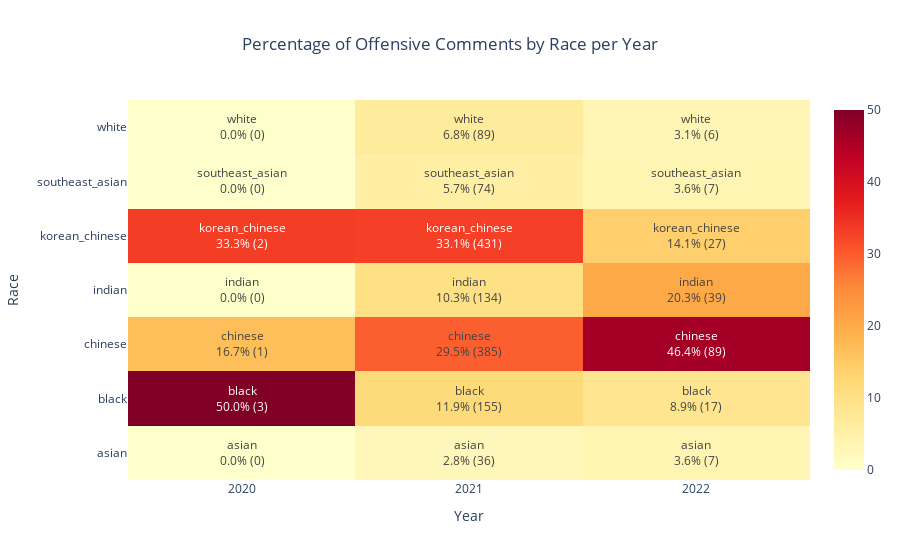

Notebook cell for this chart:
### Code cell
# pandas 관련 import
import pandas as pd

# plotly 관련 import
import plotly.graph_objects as go # 커스터마이징 가능한 시각화 객체 제공

# 데이터프레임 로딩 관련 import 
from module.df.data_loader import get_race_year_df  # 인종-연도별 집계 데이터 로딩 

# 인종-연도별 집계 데이터프레임 로딩
df = get_race_year_df()

# count 값을 실수형(float)으로 변환 (정확한 비율 계산을 위함)
df["count"] = df["count"].astype(float)

# 연도별 전체 댓글 수 대비 비율(%)을 계산하여 'percentage' 열에 저장
df["percentage"] = df.groupby("year")["count"].transform(lambda x: x / x.sum() * 100)

# 히트맵 시각화를 위한 비율(percentage) 피벗 테이블 생성 (행: 인종, 열: 연도, 값: 비율)
z = df.pivot(index="race", columns="year", values="percentage").fillna(0)

# 라벨 텍스트 출력을 위한 count 피벗 테이블 생성 (행: 인종, 열: 연도, 값: 댓글 수)
counts = df.pivot(index="race", columns="year", values="count").fillna(0)

# 텍스트 라벨을 저장할 빈 DataFrame 생성 (x와 동일한 인덱스/컬럼 구조)
text = pd.DataFrame(index=z.index, columns=z.columns)

# 각 셀마다 race, percentage, count 정보를 조합해 텍스트 레이블 생성
for row in z.index:
    for col in z.columns:
        pct = z.loc[row, col] # 비율 값
        cnt = counts.loc[row, col] # 댓글 수
        # 예: "asian<br>32.1% (45)"
        text.loc[row, col] = f"{row}<br>{pct:.1f}% ({int(cnt)})"

# 히트맵 시각화 생성
fig = go.Figure(
    data=go.Heatmap(
        z=z.values, # 색상에 대응되는 값 (비율 %)
        x=z.columns, # x축 항목: 연도
        y=z.index, # y축 항목: 인종
        text=text.values, # 각 셀에 표시할 텍스트 (race + 비율 + 개수)
        texttemplate="%{text}", # text 값을 그대로 셀에 출력
        colorscale="YlOrRd", # 색상 스케일 설정 (밝은 노랑 → 짙은 빨강)
        hovertemplate="Year: %{x}<br>Race: %{y}<br>%{z:.1f}%<extra></extra>" # 마우스 오버 시 표시될 정보
    )
)

# 레이아웃 설정
fig.update_layout(
    title="Percentage of Offensive Comments by Race per Year", # 그래프 제목 설정
    xaxis_title="Year", # x축 제목: 연도
    yaxis_title="Race", # y축 제목: 인종
    title_x=0.5, # 제목을 수평 중앙 정렬
    uniformtext_minsize=8, # 텍스트 최소 크기 설정
    uniformtext_mode='hide' # 텍스트가 너무 작으면 숨김 처리
)

# 그래프 출력
fig.show()

### Figure 1 — Plotly figure (JSON) as saved in the notebook; plotly's stock layout.template omitted (floating-point values rounded to 4 significant figures)
{"data": [{"colorscale": [[0, "rgb(255,255,204)"], [0.125, "rgb(255,237,160)"], [0.25, "rgb(254,217,118)"], [0.375, "rgb(254,178,76)"], [0.5, "rgb(253,141,60)"], [0.625, "rgb(252,78,42)"], [0.75, "rgb(227,26,28)"], [0.875, "rgb(189,0,38)"], [1, "rgb(128,0,38)"]], "hovertemplate": "Year: %{x}<br>Race: %{y}<br>%{z:.1f}%<extra></extra>", "text": [["asian<br>0.0% (0)", "asian<br>2.8% (36)", "asian<br>3.6% (7)"], ["black<br>50.0% (3)", "black<br>11.9% (155)", "black<br>8.9% (17)"], ["chinese<br>16.7% (1)", "chinese<br>29.5% (385)", "chinese<br>46.4% (89)"], ["indian<br>0.0% (0)", "indian<br>10.3% (134)", "indian<br>20.3% (39)"], ["korean_chinese<br>33.3% (2)", "korean_chinese<br>33.1% (431)", "korean_chinese<br>14.1% (27)"], ["southeast_asian<br>0.0% (0)", "southeast_asian<br>5.7% (74)", "southeast_asian<br>3.6% (7)"], ["white<br>0.0% (0)", "white<br>6.8% (89)", "white<br>3.1% (6)"]], "texttemplate": "%{text}", "type": "heatmap", "x": ["2020", "2021", "2022"], "y": ["asian", "black", "chinese", "indian", "korean_chinese", "southeast_asian", "white"], "z": [[0.0, 2.761, 3.646], [50.0, 11.89, 8.854], [16.67, 29.52, 46.35], [0.0, 10.28, 20.31], [33.33, 33.05, 14.06], [0.0, 5.675, 3.646], [0.0, 6.825, 3.125]]}], "layout": {"title": {"text": "Percentage of Offensive Comments by Race per Year", "x": 0.5}, "uniformtext": {"minsize": 8, "mode": "hide"}, "xaxis": {"title": {"text": "Year"}}, "yaxis": {"title": {"text": "Race"}}}}
